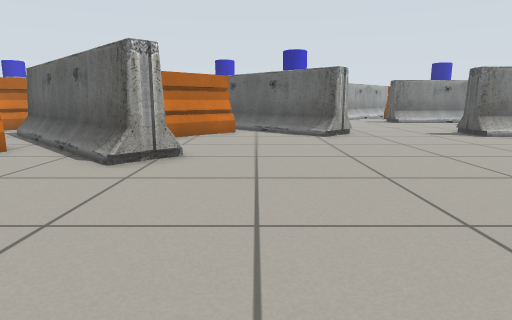
[1] (above)

24 first-person views from a walk through a robot-simulator world made for Gazebo. The camera is 0.58 m above the floor, tilts 10° down and sees 75° across. The lines on the ground mark 1 m squares. The floor is counted in squares, 0.5 m on a side. Each view is taken from the middle of a square. On the plan, view 1 faces up. The plan holds only what a view shows up to about 13 squares ahead; the rest is blank. The place goes on beyond the plan.

[2]
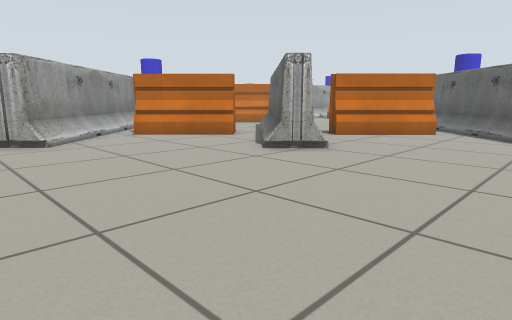

[3]
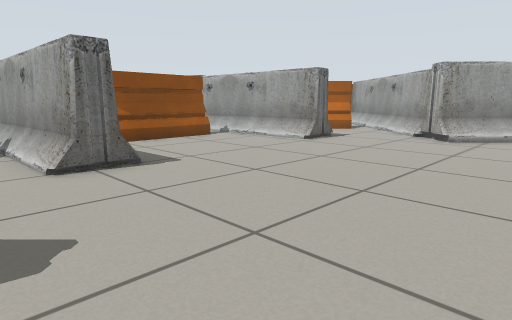

[4]
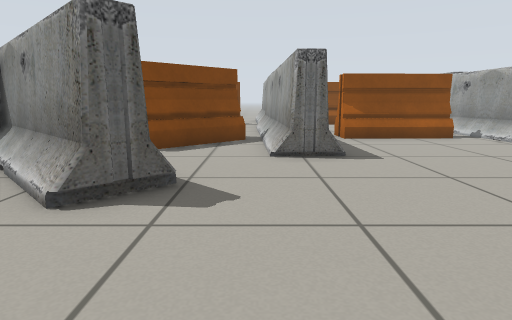

[5]
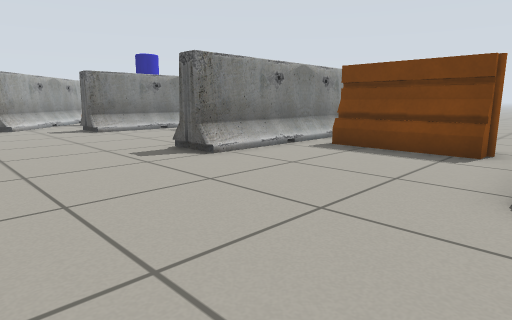

[6]
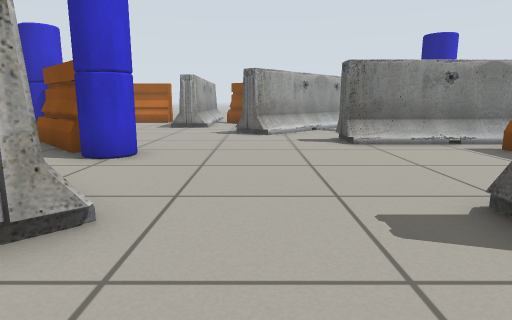

[7]
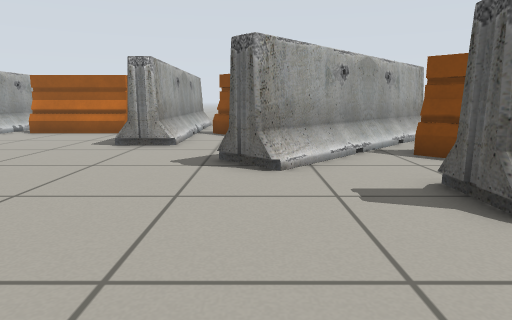

[8]
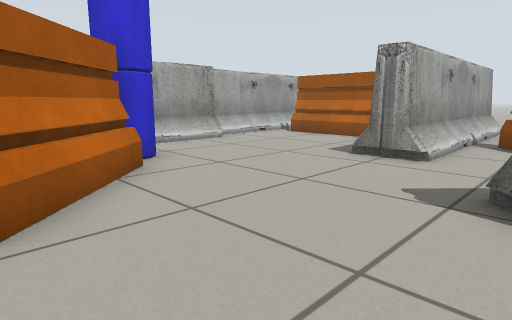

[9]
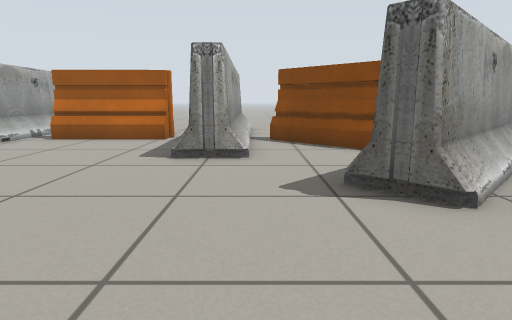

[10]
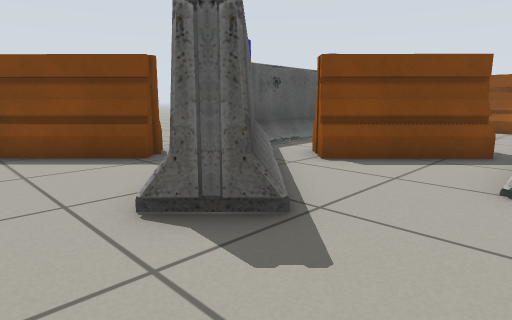

[11]
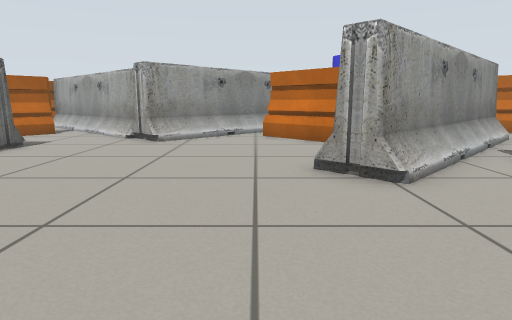

[12]
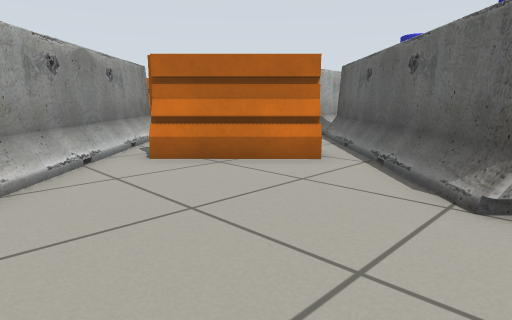

[13]
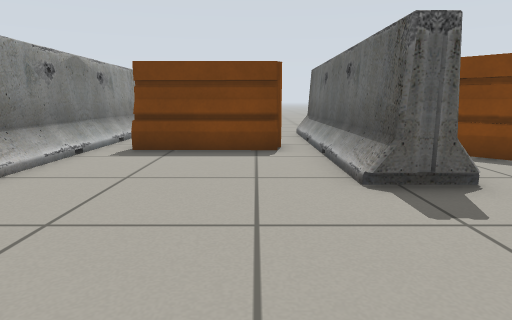

[14]
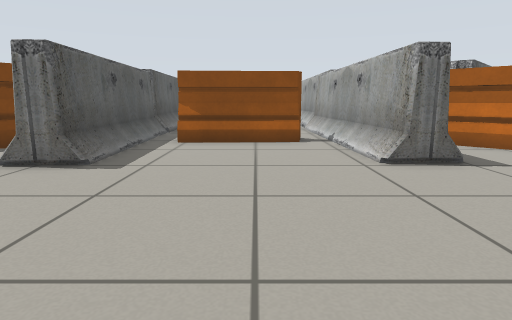

[15]
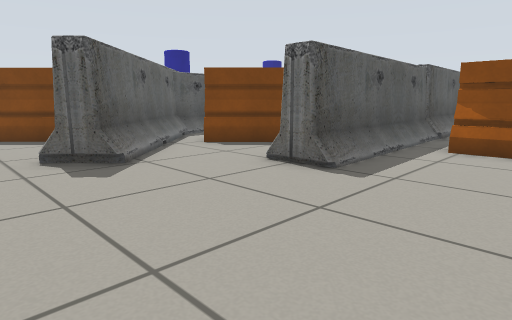

[16]
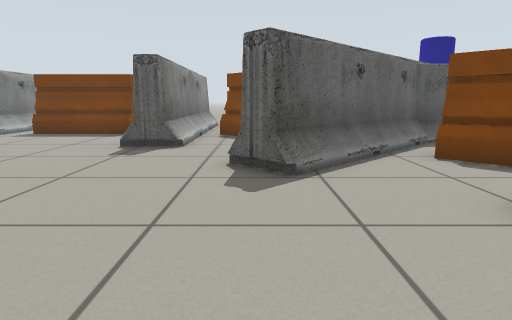

[17]
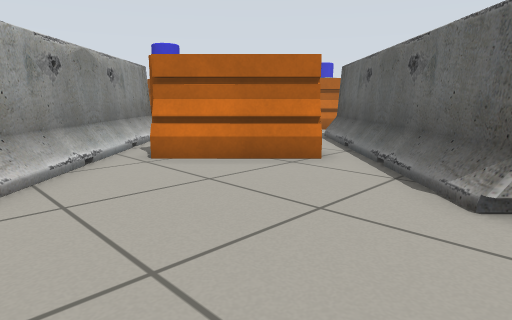

[18]
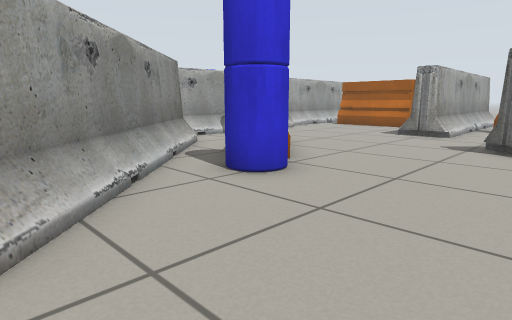

[19]
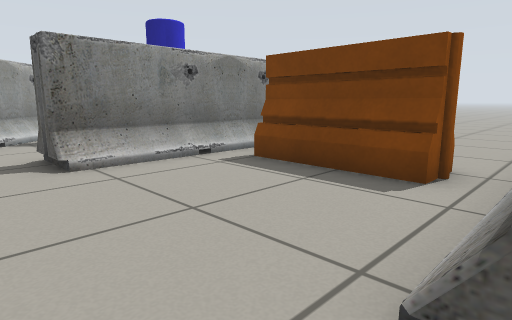

[20]
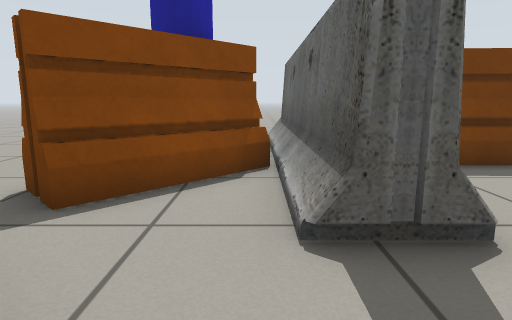

[21]
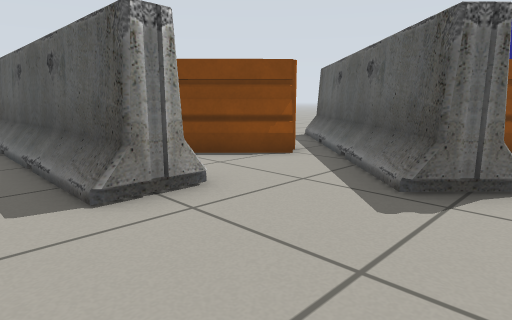

[22]
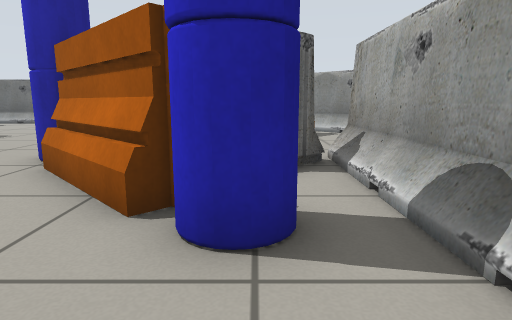

[23]
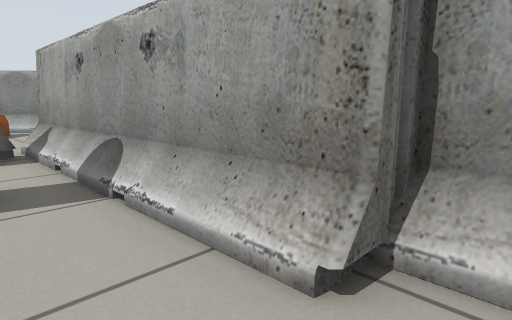

[24]
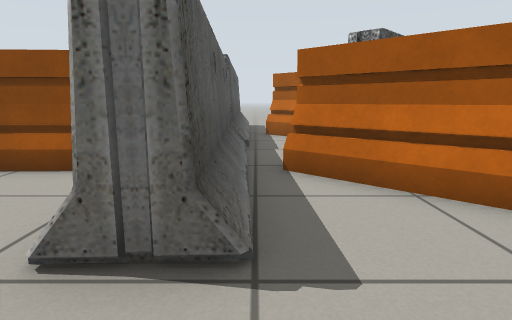

### Floor plan
Key: @ floor where view 1 was taken; . floor; B barrier; O other object.
Columns run from 11 left of view 1 to 14 right of it. Each row starts with its distance up from view 1.
 29       BB    BBB
 28       BBBBBBBBB
 27       BBBBBBBBBBB   BB
 26       BB....BBBBBB BBBB.
 25       BB....BBB.BBBBBB..
 24       BB....BBB...BBB..
 23        B.........BBBB
 22        B.......BBBB.BB
 21        B.O......BB..BBB
 20        B.OB........BBBBBBB
 19        B..BB.......BBBBBBB
 18        B.BBBB......BBBBBB
 17        BBBBBBB........B
 16        BBBBBBB........B
 15        . BBBB.........B
 14  BB    . .BBBB........BB.
 13   . B  . BBBBBB..........
 12   .BBB..BBB.BBB...BBBB
 11    BBBBBBB...BB....BBBBBBB
 10     BBBBB.............B
  9     .BBBB.............B
  8     BBBBBB............B
  7 B  BBB.BBB............B
  6 BBBBB...BB............B
  5 BBBB..............BBBBBBBB
  4  BBB..............BBBBBB
  3   BBB................BB
  2    BB..........BBB..BBB
  1   BBB..........BBBBBBB
  0   BB.......@....BBBBB
 -1  BB..BB.....BBB..BB B
 -2  BB..BB.....BBB.BBB
 -3   BB.BBB....BBBBBB.BB
 -4    BBBBB..BBBBB    BB BB
 -5   BBBBBBBBBBBBB    BB B
 -6     .BBB   BBBB     B
 -7      BBB    BBB

Where each view was taken, in squares from view 1:
view 1: 0 up, 0 right, facing up
view 2: 0 up, 3 right, facing up-left
view 3: 5 up, 4 right, facing down-left
view 4: 6 up, 3 right, facing down
view 5: 5 up, 3 right, facing up-right
view 6: 9 up, 5 right, facing up
view 7: 15 up, 5 right, facing up
view 8: 17 up, 5 right, facing up-left
view 9: 17 up, 3 right, facing up
view 10: 4 up, 2 right, facing down-right
view 11: 5 up, 3 right, facing left
view 12: 7 up, 3 right, facing up-left
view 13: 7 up, 3 right, facing right
view 14: 5 up, 2 left, facing down
view 15: 4 up, 2 left, facing down-right
view 16: 2 up, 1 left, facing right
view 17: 2 up, 2 left, facing up-left
view 18: 12 up, 6 right, facing up-left
view 19: 12 up, 6 right, facing up-right
view 20: 20 up, 5 right, facing right
view 21: 20 up, 0 right, facing up-right
view 22: 23 up, 2 left, facing down
view 23: 25 up, 2 left, facing down-left
view 24: 1 up, 6 left, facing down
